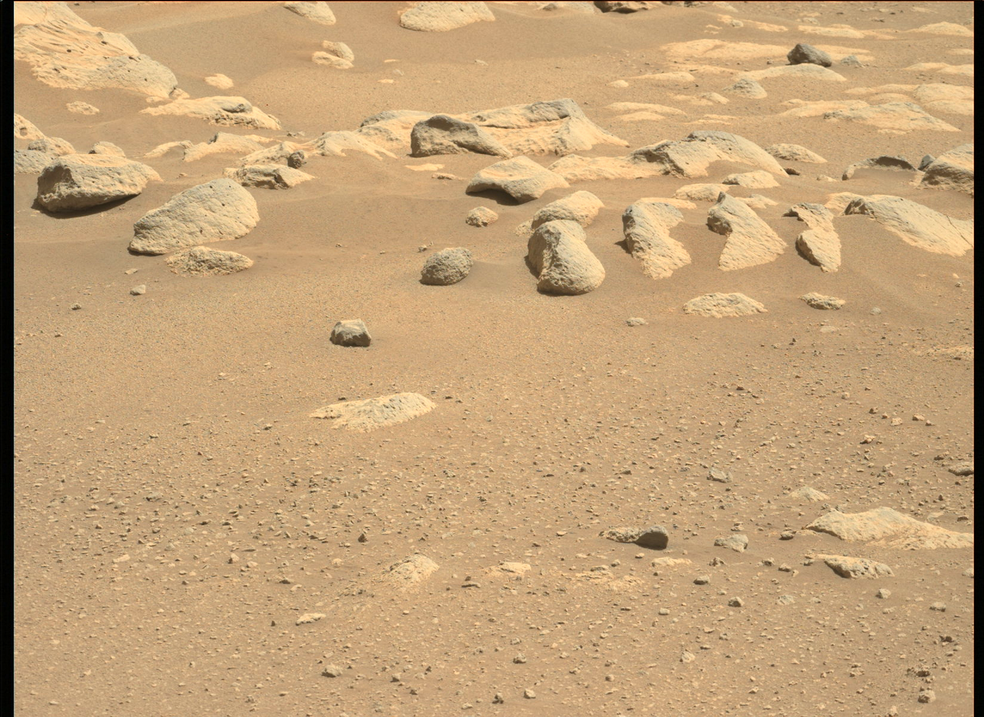
#> input picture perserverance/scripts/calibrated/ZL0_0050_0671382043_081ECM_N0031950ZCAM08013_063085J01.png, 984 x 717 px, shrunk from 1648 x 1200 before the run, found by its file name
$ python stereoCalibrate.py
#> lines starting #> are read from the running program, lines starting #| are printed output that depends on the picture; after the words box and inside, x2 and y2 are one past the last pixel; in counts of white or black regions, pixels touching at a corner belong together
#!/usr/bin/python3
##Reference

#[1] https://docs.opencv.org/4.x/d9/d0c/group__calib3d.html

import numpy as np
import cv2 as cv
from matplotlib import pyplot as plt

def create_point_cloud_file(vertices, colors, filename):
	colors = colors.reshape(-1,3)
	vertices = np.hstack([vertices.reshape(-1,3),colors])

	ply_header = '''ply
		format ascii 1.0
		element vertex %(vert_num)d
		property float x
		property float y
		property float z
		property uchar red
		property uchar green
		property uchar blue
		end_header
		'''
	with open(filename, 'w') as f:
		f.write(ply_header %dict(vert_num=len(vertices)))
		np.savetxt(f,vertices,'%f %f %f %d %d %d')

imageL = cv.imread("ZL0_0050_0671382043_081ECM_N0031950ZCAM08013_063085J01.png")
#> imageL is the input picture: shape (717, 984, 3); mean B, G, R 120.7, 162.8, 196
imageR = cv.imread("ZR0_0050_0671382043_081ECM_N0031950ZCAM08013_063085J01.png")
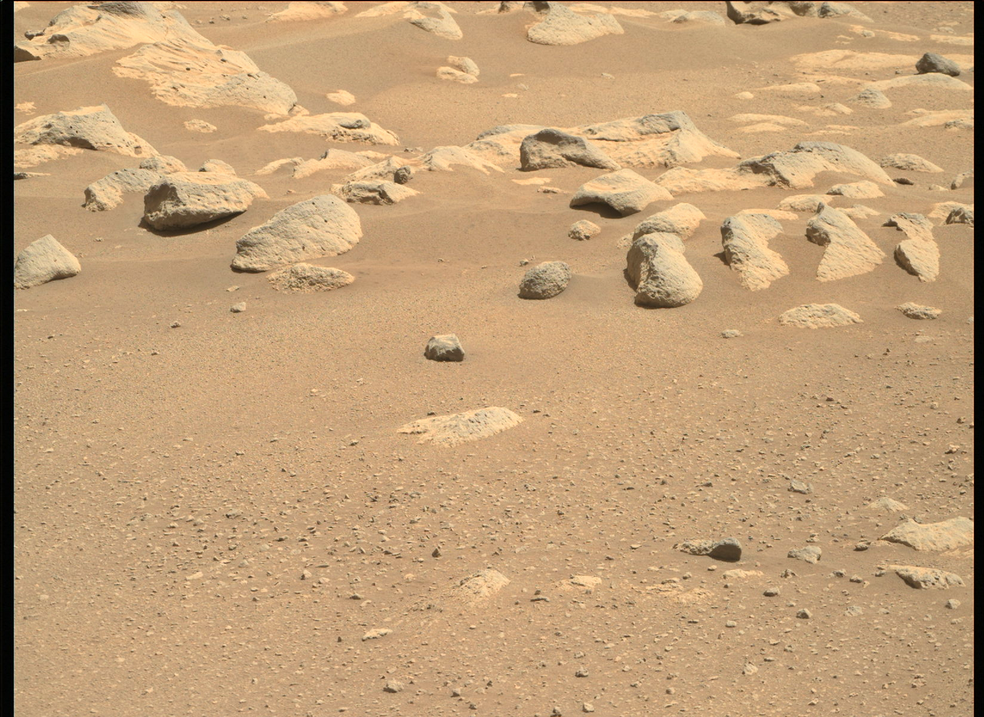
#> input picture perserverance/scripts/ZR0_0050_0671382043_081ECM_N0031950ZCAM08013_063085J01.png, 984 x 717 px, shrunk from 1648 x 1200 before the run
#> imageR is the input picture: shape (717, 984, 3); mean B, G, R 120.7, 160.9, 195.1

shape = imageL.shape[:-1]
#> shape = (717, 984)
#Camera matrix =
#\begin{bmatrix}
#f_x & 0   & c_x \\
#0   & f_y & c_y \\
#0   & 0   & 1
#\end{bmatrix}

cameraMatrixL =  np.float64([[8596.278146385768596, 0, 6.000005421983138e+02], [0, 8.596278146385757e+03, 8.240006339949988e+02], [0, 0, 1]])
cameraMatrixR = np.float64([[8.591069853194515e+03, 0, 6.000005934884033e+02], [0, 8.591069853194515e+03, 8.240005217915393e+02], [0, 0, 1]])

#distortoin [k1, k2, p1, p2, k3]
distL = np.float64([[-3.251430000000000e-04, -86.609691253161440, 0, 0, -1.161090153877255e+05]])
#distL = np.float64([[0,0,0,0,0]])
distR = np.float64([[-5.833330000000000e-05, -85.784174300182290, 0, 0, -6.837455653139655e+04]])
#distR = np.float64([[0,0,0,0,0]])

#Rotation
R = np.float64([[0.999263714429505,	-0.0371848860812231, -0.00945056991269422], [0.0370307852381919, 0.999186205201875,	-0.0159890049383676], [0.0100374284152453, 0.0156272704399294, 0.999827504347328]])
#Translation

trans = np.float64([[0.144973000000000, 0.196717000000000, 0.000979999999999981]])
trans = np.transpose(trans)

##If images are downsampled
#heightL, widthL, channelsL = imgL.shape
#newCameraMatrixL, roi_L = cv.getOptimalNewCameraMatrix(cameraMatrixL, distL, (widthL, heightL), 1, (widthL, heightL))
#
#heightR, widthR, channelsR = imgR.shape
#newCameraMatrixR, roi_R = cv.getOptimalNewCameraMatrix(cameraMatrixR, distR, (widthR, heightR), 1, (widthR, heightR))


########## Stereo Rectification #################################################

rectifyScale= 0
rectL, rectR, projMatrixL, projMatrixR, Q, roi_L, roi_R= cv.stereoRectify(cameraMatrixL, distL, cameraMatrixR, distR, shape, R, trans, rectifyScale,(0,0))
#> roi_L = (0, 0, 0, 0); roi_R = (0, 0, 0, 0)
print(Q)
#| [[ 1.00000000e+00  0.00000000e+00  0.00000000e+00 -3.22328590e+02]
#|  [ 0.00000000e+00  1.00000000e+00  0.00000000e+00 -9.61094769e+02]
#|  [ 0.00000000e+00  0.00000000e+00  0.00000000e+00  8.59367400e+03]
#|  [ 0.00000000e+00  0.00000000e+00 -4.09218918e+00  0.00000000e+00]]
stereoMapL = cv.initUndistortRectifyMap(cameraMatrixL, distL, rectL, projMatrixL, shape, cv.CV_16SC2)
stereoMapR = cv.initUndistortRectifyMap(cameraMatrixR, distR, rectR, projMatrixR, shape, cv.CV_16SC2)

stereoMapL_x = stereoMapL[0]
stereoMapL_y = stereoMapL[1]
stereoMapR_x = stereoMapR[0]
stereoMapR_y = stereoMapR[1]

imgL = cv.remap(imageL, stereoMapL_x, stereoMapL_y, cv.INTER_LANCZOS4, cv.BORDER_CONSTANT, 0)
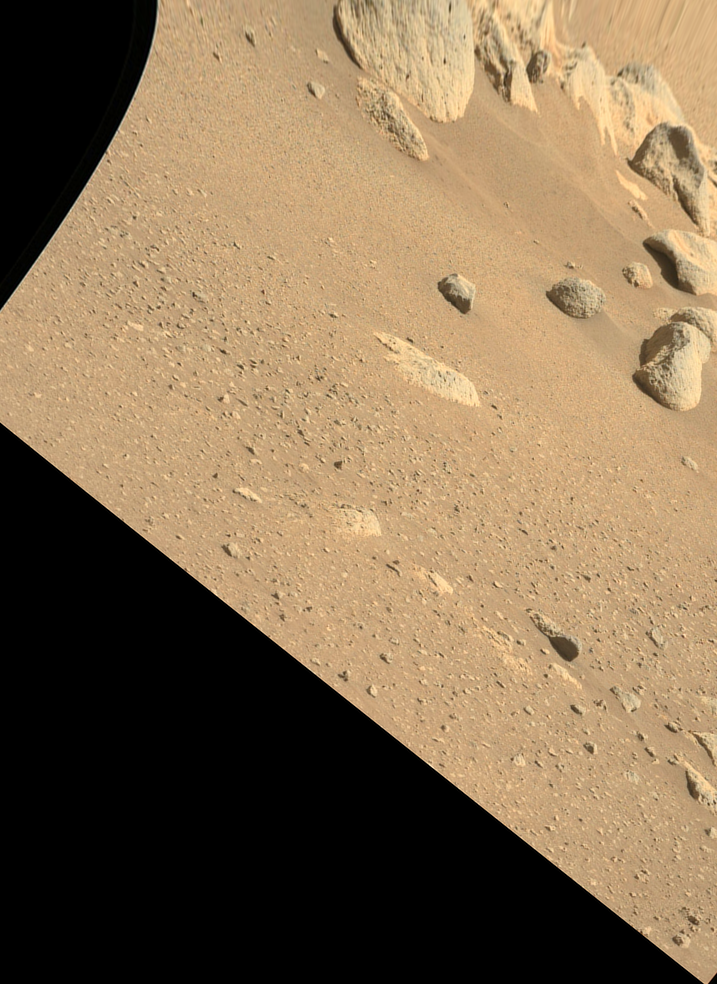
#> imgL: shape (984, 717, 3); mean B, G, R 83.8, 112.7, 135.6
imgR = cv.remap(imageR, stereoMapR_x, stereoMapR_y, cv.INTER_LANCZOS4, cv.BORDER_CONSTANT, 0)
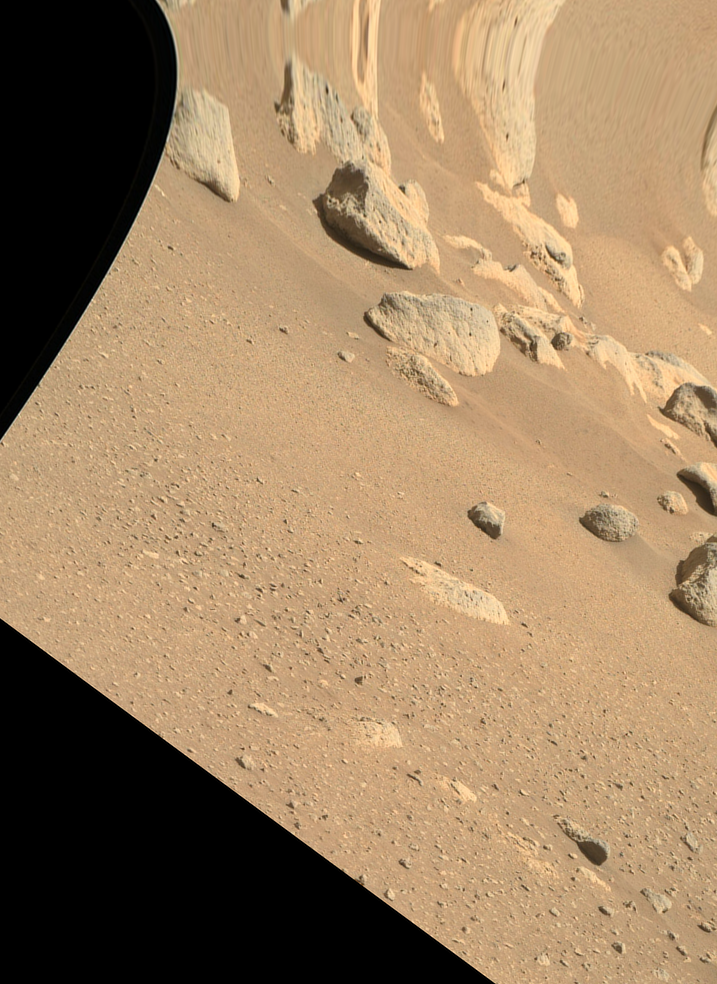
#> imgR: shape (984, 717, 3); mean B, G, R 98.9, 131.4, 159.5

cv.imshow("Undistort R", imgR)
cv.imshow("Undistort L", imgL)
cv.waitKey(0)


grayL = cv.cvtColor(imgL, cv.COLOR_BGR2GRAY)
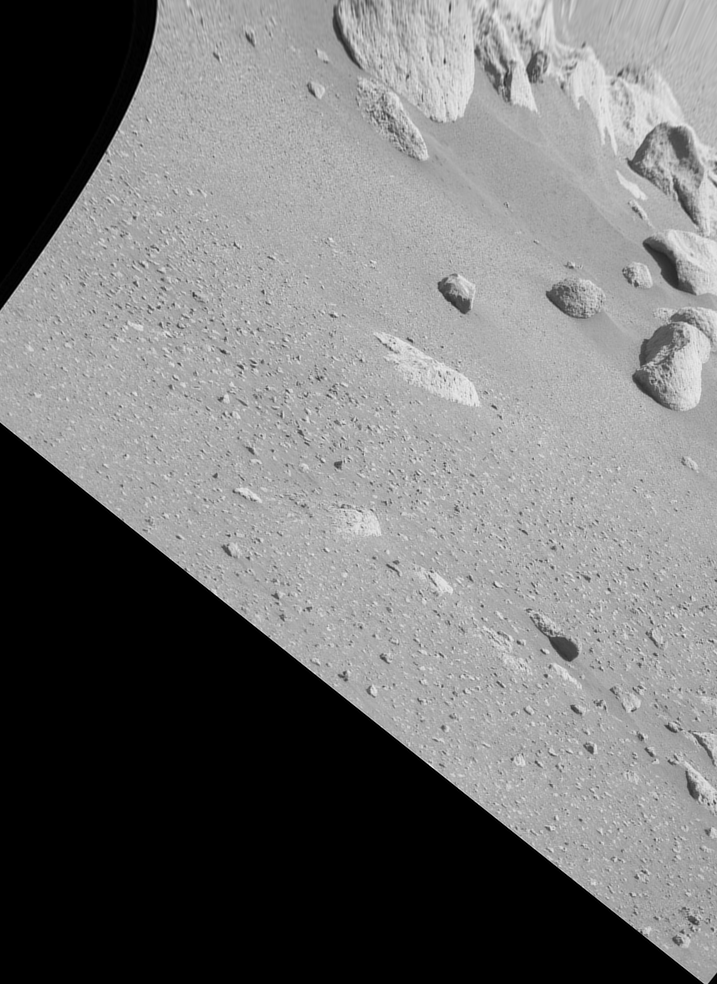
#> grayL: shape (984, 717); min 0, max 243, mean 116.3
grayR = cv.cvtColor(imgR, cv.COLOR_BGR2GRAY)
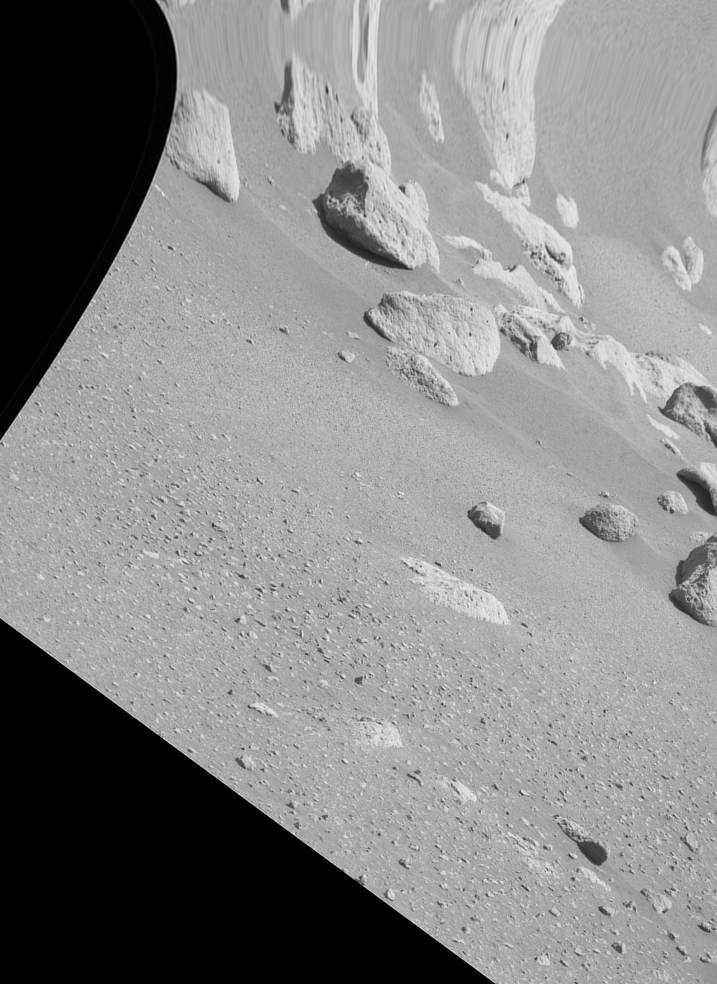
#> grayR: shape (984, 717); min 0, max 233, mean 136.1


# Set disparity parameters
# Note: disparity range is tuned according to specific parameters obtained through trial and error.
block_size = 15
min_disp = -1
max_disp = 31
num_disp = max_disp - min_disp # Needs to be divisible by 15

# Create Block matching object.
stereo = cv.StereoSGBM_create(minDisparity= min_disp,
	numDisparities = num_disp,
	blockSize = block_size,
	uniquenessRatio = 5,
	speckleWindowSize = 5,
	speckleRange = 2,
	disp12MaxDiff = 2,
	P1 = 8 * 3 * block_size**2,#8*img_channels*block_size**2,
	P2 = 32 * 3 * block_size**2) #32*img_channels*block_size**2)


#stereo = cv2.StereoBM_create(numDisparities=num_disp, blockSize=win_size)

# Compute disparity map
disparity_map = stereo.compute(grayL, grayR)

# Show disparity map before generating 3D cloud to verify that point cloud will be usable.
plt.imshow(disparity_map,'gray')
plt.show()


#print(disparity_map.dtype)
disparity_map = np.float32(np.divide(disparity_map, 16.0))
#print(disparity_map.dtype)

# Reproject points into 3D
points_3D = cv.reprojectImageTo3D(disparity_map, Q, handleMissingValues=False)
#> points_3D: shape (984, 717, 3) float32; 0.34% of the values are NaN or infinite; the others: min -33600.3, max 33600.3, mean 277
# Get color of the reprojected points
colors = cv.cvtColor(imgR, cv.COLOR_BGR2RGB)

# Get rid of points with value 0 (no depth)
mask_map = disparity_map > disparity_map.min()
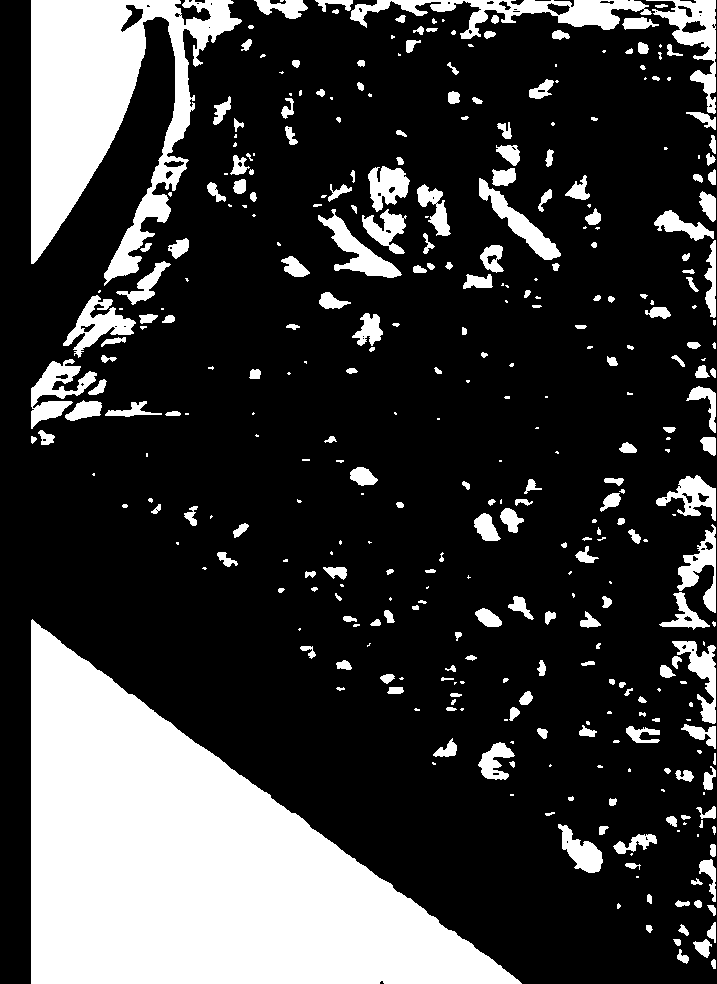
#> mask_map: shape (984, 717) bool; 23.5% white; 362 white regions (131 under 20 px), largest, box (x1, y1, x2, y2) and area: (31, 619, 522, 984) 89836, (31, 0, 242, 286) 27003, (350, 0, 652, 39) 4061

# Mask colors and points.
output_points = points_3D[mask_map]
output_colors = colors[mask_map]

create_point_cloud_file(points_3D, colors, 'point8.ply')
